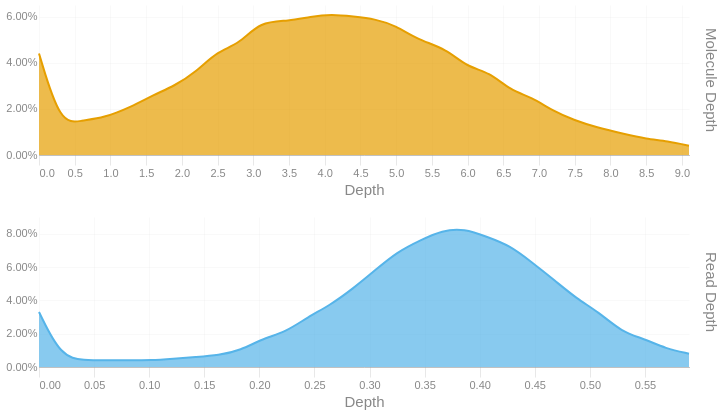

The cell this chart's notebook holds for it:
### Code cell
readdep = depth_hist(tb['Read Depth'], q99, 3)
readdep = readdep.with_columns(pl.lit('Read Depth').alias('Metric'))
if not SKIPLR:
    moldep = depth_hist(tb['Molecule Depth'], mol_q99, 1)
    moldep = moldep.with_columns(pl.lit('Molecule Depth').alias('Metric'))
    _hist = pl.concat([readdep, moldep])
    _hist = _hist.filter(pl.col('Proportion') != 0)
    with SafeRender(_hist):
        (
            alt.Chart(_hist)        
            .mark_area(interpolate = "basis")
            .encode(
                x=alt.X('Bin:Q').scale(domainMin=0).axis(alt.Axis(title='Depth')),
                y = alt.Y('Proportion:Q', title = None).axis(format = '.2%'),
                color = alt.Color('Metric:N').legend(None),
                row = alt.Row("Metric:N").header(title = None, labelOrient = 'right'),
                tooltip = [
                    alt.Tooltip("Metric:N", title = "Metric"),
                    alt.Tooltip('Interval:N', title = "Depth Interval"),
                    alt.Tooltip('Proportion:Q', title = "% Alignments").format('.2%')
                ]
            )
            .resolve_scale(x='independent', y='independent')
            .properties(
                height = 150, width = 650,
                usermeta={'embedOptions': {'downloadFileName': f'{samplename}.depth.hist'}}
            )
        ).display()
else:
    readdep = readdep.filter(pl.col('Proportion') != 0)
    with SafeRender(readdep):
        (
            alt.Chart(readdep)        
            .mark_area(interpolate = "basis")
            .encode(
                x=alt.X('Bin:Q').scale(domainMin=0).axis(alt.Axis(title='Depth')),
                y = alt.Y('Proportion:Q', title = None).axis(format = '.2%'),
                tooltip = [
                    alt.Tooltip('Interval:N', title = "Depth Interval"),
                    alt.Tooltip('Proportion:Q', title = "% Alignments").format('.2%')
                ]
            )
            .properties(
                usermeta={'embedOptions': {'downloadFileName': f'{samplename}.depth.hist'}}
            )
        ).display()

### Figure 1 — Vega-Lite specification as saved in the notebook (floating-point values rounded to 4 significant figures)
{"width": 650, "height": 150, "config": {"title": {"anchor": "start", "dy": -15, "fontSize": 18, "color": "#888888", "subtitleColor": "#888888", "subtitleFontSize": 14}, "arc": {"fill": "#0072B2"}, "axis": {"domainColor": "#888888", "domainWidth": 0.5, "gridWidth": 0.2, "grid": false, "titleFontWeight": 400, "titleFontSize": 15, "labelFontSize": 11, "labelColor": "#888888", "tickColor": "#888888", "tickWidth": 0.2, "titleColor": "#888888"}, "axisBand": {"grid": false}, "axisX": {"grid": true, "tickSize": 10, "domainCap": "round"}, "axisY": {"domain": false, "grid": true, "tickSize": 0, "domainCap": "round"}, "background": "transparent", "header": {"labelFontSize": 15, "labelColor": "#888888", "titleFontSize": 15, "titleFontWeight": 600, "titleColor": "#888888"}, "legend": {"labelFont": "sans-serif", "labelFontSize": 12, "labelColor": "#888888", "symbolSize": 100, "symbolType": "circle", "titleFontSize": 12, "titlePadding": 10, "titleColor": "#888888", "title": null}, "range": {"category": ["#E69F00", "#56B4E9", "#009E73", "#F0E442", "#0072B2", "#D55E00", "#CC79A7", "#000000"], "diverging": ["#cfe8f3", "#a2d4ec", "#73bfe2", "#46abdb", "#1696d2", "#12719e"]}, "area": {"fill": "#0072B2", "fillOpacity": 0.7, "line": true, "strokeOpacity": 0.7}, "line": {"color": "#0072B2", "stroke": "#0072B2", "strokeWidth": 2}, "trail": {"color": "#0072B2", "stroke": "#0072B2", "strokeWidth": 0, "size": 1}, "point": {"filled": true, "fillOpacity": 1.0, "size": 95}, "text": {"color": "#888888", "fontSize": 11, "align": "right", "fontWeight": 400, "size": 11}, "bar": {"fill": "#0072B2", "stroke": null}, "view": {"stroke": null, "continuousWidth": 660, "continuousHeight": 400}}, "data": {"name": "data-1f4d4f8d5e395e0ed0445bc33f9ec060"}, "mark": {"type": "area", "interpolate": "basis"}, "encoding": {"color": {"field": "Metric", "legend": null, "type": "nominal"}, "row": {"field": "Metric", "header": {"title": null, "labelOrient": "right"}, "type": "nominal"}, "tooltip": [{"field": "Metric", "title": "Metric", "type": "nominal"}, {"field": "Interval", "title": "Depth Interval", "type": "nominal"}, {"field": "Proportion", "format": ".2%", "title": "% Alignments", "type": "quantitative"}], "x": {"axis": {"title": "Depth"}, "field": "Bin", "scale": {"domainMin": 0}, "type": "quantitative"}, "y": {"axis": {"format": ".2%"}, "field": "Proportion", "title": null, "type": "quantitative"}}, "resolve": {"scale": {"x": "independent", "y": "independent"}}, "usermeta": {"embedOptions": {"downloadFileName": "S3_Cooper_1792.depth.hist"}}, "$schema": "https://vega.github.io/schema/vega-lite/v6.1.0.json", "datasets": {"data-1f4d4f8d5e395e0ed0445bc33f9ec060": [{"Bin": 0.0, "Interval": "0.0-0.02", "Proportion": 0.033, "Metric": "Read Depth"}, {"Bin": 0.02, "Interval": "0.02-0.041", "Proportion": 0.006, "Metric": "Read Depth"}, {"Bin": 0.041, "Interval": "0.041-0.061", "Proportion": 0.004, "Metric": "Read Depth"}, {"Bin": 0.061, "Interval": "0.061-0.081", "Proportion": 0.004, "Metric": "Read Depth"}, {"Bin": 0.081, "Interval": "0.081-0.102", "Proportion": 0.004, "Metric": "Read Depth"}, {"Bin": 0.102, "Interval": "0.102-0.122", "Proportion": 0.004, "Metric": "Read Depth"}, {"Bin": 0.122, "Interval": "0.122-0.142", "Proportion": 0.005, "Metric": "Read Depth"}, {"Bin": 0.142, "Interval": "0.142-0.163", "Proportion": 0.006, "Metric": "Read Depth"}, {"Bin": 0.163, "Interval": "0.163-0.183", "Proportion": 0.007, "Metric": "Read Depth"}, {"Bin": 0.183, "Interval": "0.183-0.203", "Proportion": 0.01, "Metric": "Read Depth"}, {"Bin": 0.203, "Interval": "0.203-0.224", "Proportion": 0.017, "Metric": "Read Depth"}, {"Bin": 0.224, "Interval": "0.224-0.244", "Proportion": 0.021, "Metric": "Read Depth"}, {"Bin": 0.244, "Interval": "0.244-0.264", "Proportion": 0.03, "Metric": "Read Depth"}, {"Bin": 0.264, "Interval": "0.264-0.285", "Proportion": 0.037, "Metric": "Read Depth"}, {"Bin": 0.285, "Interval": "0.285-0.305", "Proportion": 0.047, "Metric": "Read Depth"}, {"Bin": 0.305, "Interval": "0.305-0.325", "Proportion": 0.058, "Metric": "Read Depth"}, {"Bin": 0.325, "Interval": "0.325-0.346", "Proportion": 0.069, "Metric": "Read Depth"}, {"Bin": 0.346, "Interval": "0.346-0.366", "Proportion": 0.076, "Metric": "Read Depth"}, {"Bin": 0.366, "Interval": "0.366-0.386", "Proportion": 0.082, "Metric": "Read Depth"}, {"Bin": 0.386, "Interval": "0.386-0.407", "Proportion": 0.083, "Metric": "Read Depth"}, {"Bin": 0.407, "Interval": "0.407-0.427", "Proportion": 0.078, "Metric": "Read Depth"}, {"Bin": 0.427, "Interval": "0.427-0.447", "Proportion": 0.073, "Metric": "Read Depth"}, {"Bin": 0.447, "Interval": "0.447-0.468", "Proportion": 0.063, "Metric": "Read Depth"}, {"Bin": 0.468, "Interval": "0.468-0.488", "Proportion": 0.052, "Metric": "Read Depth"}, {"Bin": 0.488, "Interval": "0.488-0.508", "Proportion": 0.041, "Metric": "Read Depth"}, {"Bin": 0.508, "Interval": "0.508-0.529", "Proportion": 0.033, "Metric": "Read Depth"}, {"Bin": 0.529, "Interval": "0.529-0.549", "Proportion": 0.021, "Metric": "Read Depth"}, {"Bin": 0.549, "Interval": "0.549-0.569", "Proportion": 0.017, "Metric": "Read Depth"}, {"Bin": 0.569, "Interval": "0.569-0.59", "Proportion": 0.011, "Metric": "Read Depth"}, {"Bin": 0.59, "Interval": "0.59-0.61", "Proportion": 0.008, "Metric": "Read Depth"}, {"Bin": 0.0, "Interval": "0.0-0.3", "Proportion": 0.044, "Metric": "Molecule Depth"}, {"Bin": 0.3, "Interval": "0.3-0.6", "Proportion": 0.013, "Metric": "Molecule Depth"}, {"Bin": 0.6, "Interval": "0.6-0.9", "Proportion": 0.015, "Metric": "Molecule Depth"}, {"Bin": 0.9, "Interval": "0.9-1.3", "Proportion": 0.016, "Metric": "Molecule Depth"}, {"Bin": 1.3, "Interval": "1.3-1.6", "Proportion": 0.021, "Metric": "Molecule Depth"}, {"Bin": 1.6, "Interval": "1.6-1.9", "Proportion": 0.026, "Metric": "Molecule Depth"}, {"Bin": 1.9, "Interval": "1.9-2.2", "Proportion": 0.03, "Metric": "Molecule Depth"}, {"Bin": 2.2, "Interval": "2.2-2.5", "Proportion": 0.036, "Metric": "Molecule Depth"}, {"Bin": 2.5, "Interval": "2.5-2.8", "Proportion": 0.045, "Metric": "Molecule Depth"}, {"Bin": 2.8, "Interval": "2.8-3.1", "Proportion": 0.048, "Metric": "Molecule Depth"}, {"Bin": 3.1, "Interval": "3.1-3.5", "Proportion": 0.058, "Metric": "Molecule Depth"}, {"Bin": 3.5, "Interval": "3.5-3.8", "Proportion": 0.058, "Metric": "Molecule Depth"}, {"Bin": 3.8, "Interval": "3.8-4.1", "Proportion": 0.06, "Metric": "Molecule Depth"}, {"Bin": 4.1, "Interval": "4.1-4.4", "Proportion": 0.061, "Metric": "Molecule Depth"}, {"Bin": 4.4, "Interval": "4.4-4.7", "Proportion": 0.06, "Metric": "Molecule Depth"}, {"Bin": 4.7, "Interval": "4.7-5.0", "Proportion": 0.059, "Metric": "Molecule Depth"}, {"Bin": 5.0, "Interval": "5.0-5.3", "Proportion": 0.056, "Metric": "Molecule Depth"}, {"Bin": 5.3, "Interval": "5.3-5.7", "Proportion": 0.05, "Metric": "Molecule Depth"}, {"Bin": 5.7, "Interval": "5.7-6.0", "Proportion": 0.046, "Metric": "Molecule Depth"}, {"Bin": 6.0, "Interval": "6.0-6.3", "Proportion": 0.038, "Metric": "Molecule Depth"}, {"Bin": 6.3, "Interval": "6.3-6.6", "Proportion": 0.036, "Metric": "Molecule Depth"}, {"Bin": 6.6, "Interval": "6.6-6.9", "Proportion": 0.028, "Metric": "Molecule Depth"}, {"Bin": 6.9, "Interval": "6.9-7.2", "Proportion": 0.025, "Metric": "Molecule Depth"}, {"Bin": 7.2, "Interval": "7.2-7.5", "Proportion": 0.019, "Metric": "Molecule Depth"}, {"Bin": 7.5, "Interval": "7.5-7.8", "Proportion": 0.015, "Metric": "Molecule Depth"}, {"Bin": 7.8, "Interval": "7.8-8.2", "Proportion": 0.012, "Metric": "Molecule Depth"}, {"Bin": 8.2, "Interval": "8.2-8.5", "Proportion": 0.009, "Metric": "Molecule Depth"}, {"Bin": 8.5, "Interval": "8.5-8.8", "Proportion": 0.007, "Metric": "Molecule Depth"}, {"Bin": 8.8, "Interval": "8.8-9.1", "Proportion": 0.006, "Metric": "Molecule Depth"}, {"Bin": 9.1, "Interval": "9.1-9.42", "Proportion": 0.004, "Metric": "Molecule Depth"}]}}
